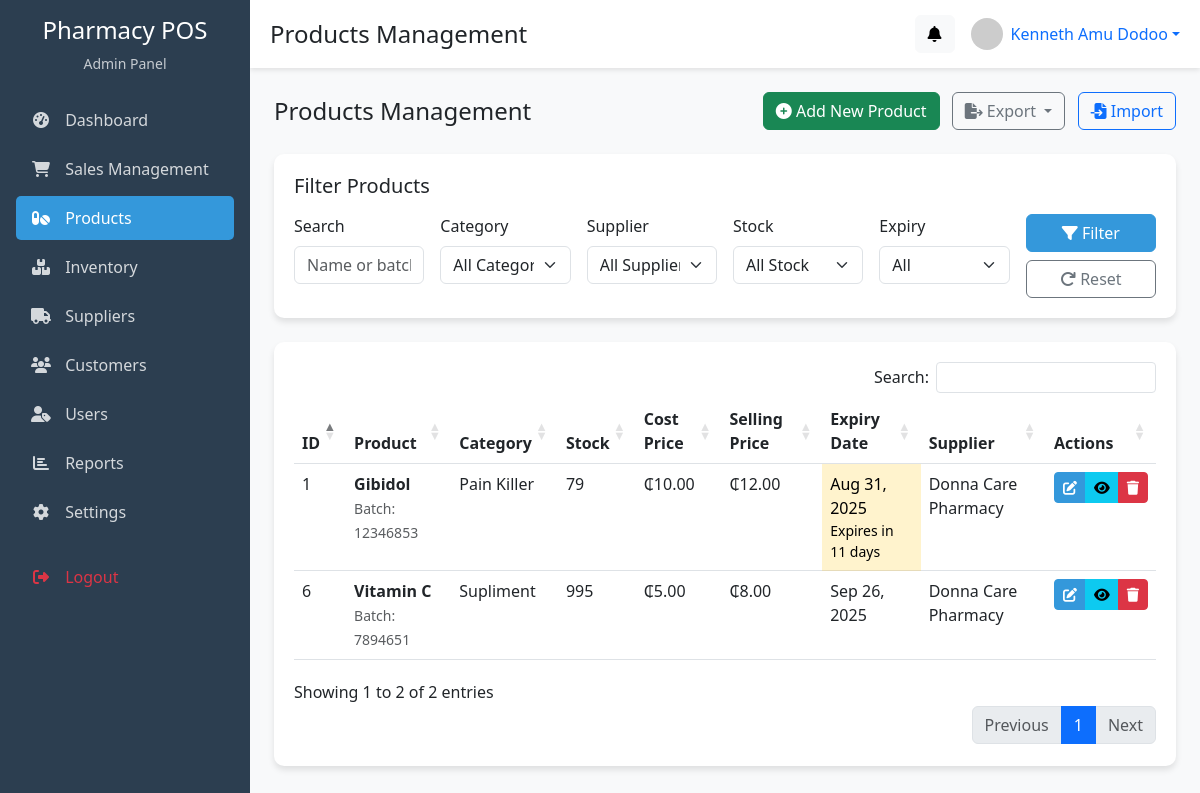
The page /admin/products/products.php (signed in) on the database its author committed.
### tables this page shows
CREATE TABLE `users` (
  `user_id` int(11) NOT NULL,
  `role` enum('sales_rep','manager') DEFAULT NULL,
  `name` varchar(100) NOT NULL,
  `email` varchar(100) DEFAULT NULL,
  `phone` varchar(30) DEFAULT NULL,
  `password` varchar(255) NOT NULL,
  `status` enum('active','inactive') DEFAULT 'active',
  `created_at` timestamp NOT NULL DEFAULT current_timestamp()
);

CREATE TABLE `products` (
  `product_id` int(11) NOT NULL,
  `supplier_id` int(11) NOT NULL,
  `name` varchar(150) NOT NULL,
  `category` varchar(100) DEFAULT NULL,
  `batch_no` varchar(50) DEFAULT NULL,
  `expiry_date` date DEFAULT NULL,
  `stock_qty` int(11) DEFAULT 0,
  `reorder_level` int(11) DEFAULT 5,
  `cost_price` decimal(10,2) NOT NULL,
  `selling_price` decimal(10,2) NOT NULL,
  `created_at` timestamp NOT NULL DEFAULT current_timestamp()
);

CREATE TABLE `suppliers` (
  `supplier_id` int(11) NOT NULL,
  `name` varchar(150) NOT NULL,
  `contact_person` varchar(100) DEFAULT NULL,
  `phone` varchar(30) DEFAULT NULL,
  `email` varchar(100) DEFAULT NULL,
  `address` text DEFAULT NULL,
  `created_at` timestamp NOT NULL DEFAULT current_timestamp()
);

### admin/products/products.php (the view, shortened to what this page needs)
<?php
$page_title = "Products Management";
include_once '../includes/head.php';
$search = isset($_GET['search']) ? $_GET['search'] : '';
$query = "SELECT p.*, s.name as supplier_name
          FROM products p
          LEFT JOIN suppliers s ON p.supplier_id = s.supplier_id
          WHERE 1=1";
$query .= " ORDER BY p.name";
$result = $conn->query($query);
?>
<div class="d-flex justify-content-between align-items-center mb-4">
    <h4 class="mb-0">Products Management</h4>
    <div>
        <a href="add.php" class="btn btn-success">
            <i class="fas fa-plus-circle"></i> Add New Product
        </a>
        <div class="btn-group ms-2">
            <button type="button" class="btn btn-outline-secondary dropdown-toggle" data-bs-toggle="dropdown" aria-expanded="false">
                <i class="fas fa-file-export"></i> Export
            </button>
        </div>
        <a href="#" class="btn btn-outline-primary ms-2" data-bs-toggle="modal" data-bs-target="#importModal">
            <i class="fas fa-file-import"></i> Import
        </a>
    </div>
</div>
<div class="dashboard-card mb-4">
    <h5 class="mb-3">Filter Products</h5>
    <form method="get" action="" class="row g-3">
        <div class="col-md-2">
            <label for="search" class="form-label">Search</label>
            <input type="text" class="form-control" id="search" name="search" value="<?php echo htmlspecialchars($search); ?>" placeholder="Name or batch no">
        </div>
        <div class="col-md-2">
            <label for="category" class="form-label">Category</label>
            <select class="form-select" id="category" name="category">
                <option value="">All Categories</option>
            </select>
        </div>
        <div class="col-md-2">
            <label for="supplier" class="form-label">Supplier</label>
            <select class="form-select" id="supplier" name="supplier">
                <option value="">All Suppliers</option>
            </select>
        </div>
        <div class="col-md-2">
            <label for="stock" class="form-label">Stock</label>
            <select class="form-select" id="stock" name="stock">
                <option value="">All Stock</option>
            </select>
        </div>
        <div class="col-md-2">
            <label for="expiry" class="form-label">Expiry</label>
            <select class="form-select" id="expiry" name="expiry">
                <option value="">All</option>
            </select>
        </div>
        <div class="col-md-2 d-flex align-items-end">
            <div class="d-grid gap-2 w-100">
                <button type="submit" class="btn btn-primary">
                    <i class="fas fa-filter"></i> Filter
                </button>
                <a href="products.php" class="btn btn-outline-secondary">
                    <i class="fas fa-redo"></i> Reset
                </a>
            </div>
        </div>
    </form>
</div>
<div class="dashboard-card">
    <div class="table-responsive">
        <table class="table table-hover display" id="productsTable">
            <thead>
                <tr>
                    <th>ID</th>
                    <th>Product</th>
                    <th>Category</th>
                    <th>Stock</th>
                    <th>Cost Price</th>
                    <th>Selling Price</th>
                    <th>Expiry Date</th>
                    <th>Supplier</th>
                    <th>Actions</th>
                </tr>
            </thead>
            <tbody>
                <?php if ($result->num_rows > 0): ?>
                    <?php while ($product = $result->fetch_assoc()):
                        $expiry_class = '';
                        $expiry_text = '';
                        if (!empty($product['expiry_date'])) {
                            $expiry_date = new DateTime($product['expiry_date']);
                            $today = new DateTime();
                            $diff = $today->diff($expiry_date);
                            $days_to_expiry = $diff->invert ? -$diff->days : $diff->days;
                            if ($days_to_expiry < 0) {
                                $expiry_class = 'table-danger';
                                $expiry_text = 'EXPIRED';
                            } elseif ($days_to_expiry <= 30) {
                                $expiry_class = 'table-warning';
                                $expiry_text = 'Expires in ' . $days_to_expiry . ' days';
                            }
                        }
                        $stock_class = '';
                    ?>
                        <tr>
                            <td><?php echo $product['product_id']; ?></td>
                            <td>
                                <strong><?php echo htmlspecialchars($product['name']); ?></strong>
                                <br>
                                <small class="text-muted">Batch: <?php echo htmlspecialchars($product['batch_no']); ?></small>
                            </td>
                            <td><?php echo htmlspecialchars($product['category']); ?></td>
                            <td class="<?php echo $stock_class; ?>">
                                <?php echo $product['stock_qty']; ?>
                            </td>
                            <td>₵<?php echo number_format($product['cost_price'], 2); ?></td>
                            <td>₵<?php echo number_format($product['selling_price'], 2); ?></td>
                            <td class="<?php echo $expiry_class; ?>">
                                <?php if (!empty($product['expiry_date'])): ?>
                                    <?php echo date('M d, Y', strtotime($product['expiry_date'])); ?>
                                    <?php if (!empty($expiry_text)): ?>
                                        <span class="d-block small"><?php echo $expiry_text; ?></span>
                                    <?php endif; ?>
                                <?php else: ?>
                                    N/A
                                <?php endif; ?>
                            </td>
                            <td><?php echo htmlspecialchars($product['supplier_name']); ?></td>
                            <td>
                                <div class="btn-group">
                                    <a href="edit.php?id=<?php echo $product['product_id']; ?>" class="btn btn-sm btn-primary">
                                        <i class="fas fa-edit"></i>
                                    </a>
                                    <a href="view.php?id=<?php echo $product['product_id']; ?>" class="btn btn-sm btn-info">
                                        <i class="fas fa-eye"></i>
                                    </a>
                                    <a href="#" class="btn btn-sm btn-danger delete-product" data-id="<?php echo $product['product_id']; ?>" data-name="<?php echo htmlspecialchars($product['name']); ?>">
                                        <i class="fas fa-trash"></i>
                                    </a>
                                </div>
                            </td>
                        </tr>
                    <?php endwhile; ?>
                <?php else: ?>
                    <tr>
                        <td colspan="9" class="text-center">No products found matching your criteria</td>
                    </tr>
                <?php endif; ?>
            </tbody>
        </table>
    </div>
</div>
<?php
include_once '../includes/footer.php';
?>

### admin/includes/head.php (shortened to what this page needs)
<?php
include_once __DIR__ . '/../../config/database.php';
$user_id = $_SESSION['admin_id'];
$query = "SELECT * FROM users WHERE user_id = ?";
$stmt = $conn->prepare($query);
$stmt->bind_param("i", $user_id);
$stmt->execute();
$result = $stmt->get_result();
$user = $result->fetch_assoc();
?>
<!DOCTYPE html>
<html lang="en">
<head>
    <link href="https://cdn.jsdelivr.net/npm/bootstrap@5.3.0/dist/css/bootstrap.min.css" rel="stylesheet">
    <link rel="stylesheet" href="https://cdnjs.cloudflare.com/ajax/libs/font-awesome/6.4.0/css/all.min.css">
    <link rel="stylesheet" href="https://cdn.datatables.net/1.13.5/css/dataTables.bootstrap5.min.css">
</head>
<body>
    <div class="d-flex">
        <?php include_once __DIR__ . '/sidebar.php'; ?>
        <div class="content-wrapper">
            <div class="top-bar d-flex justify-content-between align-items-center mb-4">
                <div>
                    <h4 class="mb-0"><?php echo isset($page_title) ? $page_title : 'Admin Dashboard'; ?></h4>
                </div>
                <div class="d-flex align-items-center">
                    <div class="dropdown me-3">
                        <a class="btn btn-light position-relative" href="#" role="button" id="alertsDropdown" data-bs-toggle="dropdown" aria-expanded="false">
                            <i class="fas fa-bell"></i>
                        </a>
                    </div>
                    <div class="dropdown">
                        <a href="#" class="d-flex align-items-center text-decoration-none dropdown-toggle" id="userMenu" data-bs-toggle="dropdown" aria-expanded="false">
                            <img src="https://ui-avatars.com/api/?name=<?php echo urlencode($user['name']); ?>&background=random" alt="Profile" width="32" height="32" class="rounded-circle me-2">
                            <span><?php echo htmlspecialchars($user['name']); ?></span>
                        </a>
                    </div>
                </div>
            </div>
            <div class="container-fluid px-4">

### admin/includes/head.php (style rules this page uses)
:root { --primary: #2c3e50; --secondary: #3498db; --light: #ecf0f1; --dark: #34495e; --accent: #e74c3c; }
body { background-color: #f8f9fa; font-family: 'Segoe UI', Tahoma, Geneva, Verdana, sans-serif; }
.content-wrapper { margin-left: 250px; transition: margin-left 0.3s; min-height: 100vh; padding-bottom: 60px; }
.dashboard-card { border-radius: 10px; padding: 20px; box-shadow: 0 4px 6px rgba(0, 0, 0, 0.1); margin-bottom: 20px; transition: transform 0.2s; background-color: white; }
.top-bar { background-color: white; padding: 15px 20px; box-shadow: 0 2px 5px rgba(0, 0, 0, 0.1); position: sticky; top: 0; z-index: 99; }
.btn-primary { background-color: var(--secondary); border-color: var(--secondary); }

### rows shown on the page
users: name "Kenneth Amu Dodoo"
products: product_id "1", name "Gibidol", batch_no "12346853", category "Pain Killer", stock_qty "79", cost_price "10.00", selling_price "12.00", expiry_date "Aug 31, 2025", expiry_date "Expires in 11 days", supplier.name "Donna Care Pharmacy"
products: product_id "6", name "Vitamin C", batch_no "7894651", category "Supliment", stock_qty "995", cost_price "5.00", selling_price "8.00", expiry_date "Sep 26, 2025", supplier.name "Donna Care Pharmacy"

### other values the page prints
$page_title "Products Management"
